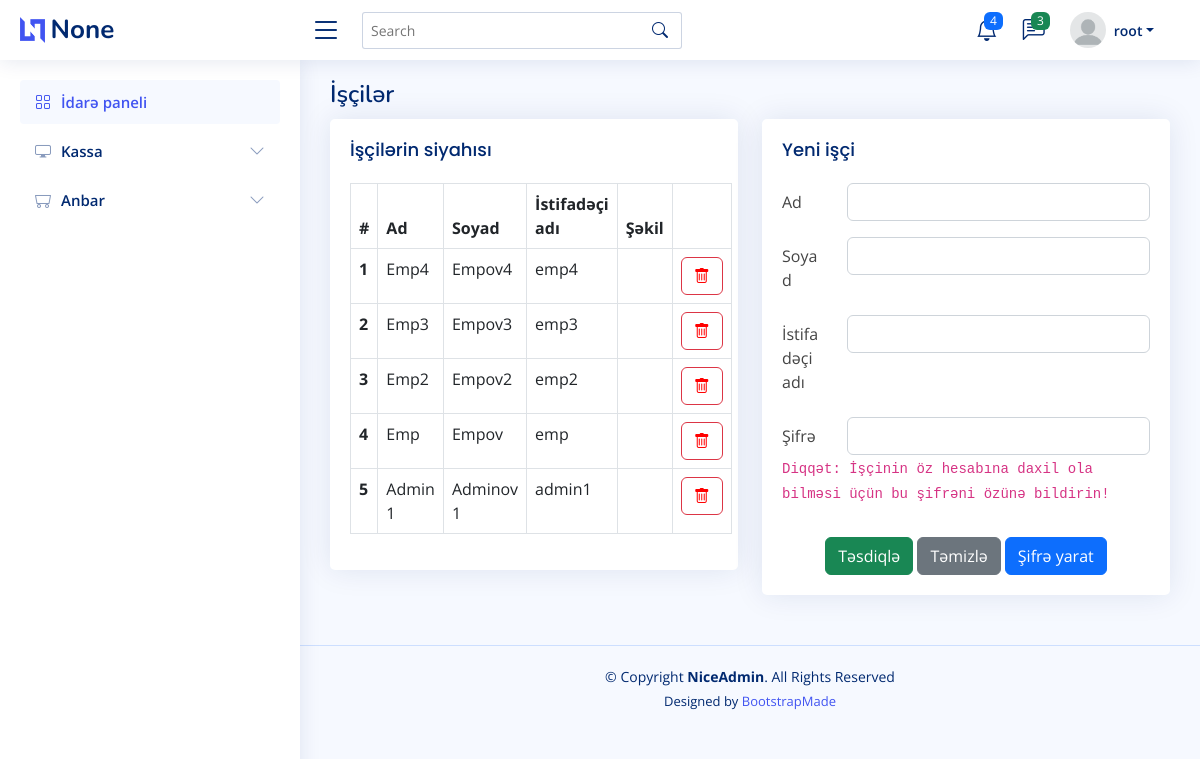
Before: /employees (signed in) with the older database file.
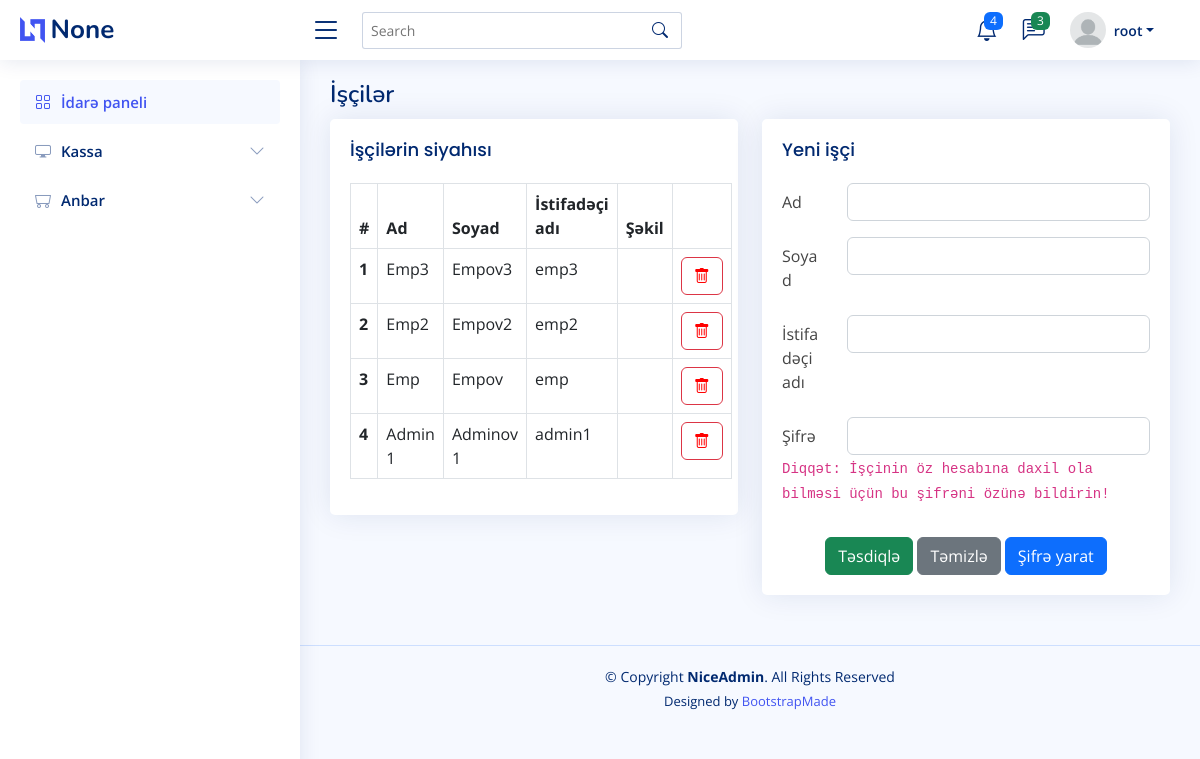
After: the same page with the newer database file.
### user/models.py (models this page shows, shortened)
class User(DateTimeLog, AbstractUser):
    profile_picture = models.ImageField(upload_to='images/user', null=True, default='images/user/profilepictures.png')
    is_manager = models.BooleanField(default=False)
    shop = models.ManyToManyField(Shop, verbose_name='Mağazalar')
    def __str__(self):
        return self.username

### pos/views.py (the view, shortened to what this page needs)
# urls.py: path('employees', views.Employee.as_view(), name='employees'),
class Employee(LoginRequiredMixin, CreateView):
    template_name = 'pos/employee.html'
    form_class = UserCreateForm
    context_object_name = 'employees'
    success_url = reverse_lazy('pos:employees')
    def get_context_data(self, **kwargs):
        context = super().get_context_data()
        context['employees'] = User.objects.filter(Q(shop=self.request.session.get('curr_shop_id'))
                                                   & ~Q(id=self.request.user.id)
                                                   & Q(is_active=True))
        return context

### user/forms.py
class UserCreateForm(UserCreationForm):
    def __init__(self, *args, **kwargs):
        super().__init__(*args, **kwargs)
        del self.fields['password2']
    class Meta:
        model = User
        fields = [
            'first_name',
            'last_name',
            'username',
            'password1',
        ]

### app/services.py (called while the page is built, shortened)
def check_user_for_create_shop(user_id):
    user = User.objects.prefetch_related('shop').filter(pk=user_id)
    if user:
        user = user[0]
        if user.is_superuser:
            return False
    return False

### templates/pos/employee.html (shortened to what the changed rows need)
{% extends 'pos/index.html' %}
{% block main %}
    <div class="pagetitle">
        <h1>İşçilər</h1>
    </div>
    <section class="section">
        <div class="row">
            <div class="col-lg-6">
                <div class="card">
                    <div class="card-body">
                        <table class="table table-bordered">
                            <thead>
                            <tr>
                                <th scope="col">#</th>
                                <th scope="col">Ad</th>
                                <th scope="col">Soyad</th>
                                <th scope="col">İstifadəçi adı</th>
                                <th scope="col">Şəkil</th>
                                <th></th>
                            </tr>
                            </thead>
                            <tbody>
                            {% for employee in employees %}
                                <tr>
                                    <th scope="row">{{ forloop.counter }}</th>
                                    <td>{{ employee.first_name }}</td>
                                    <td>{{ employee.last_name }}</td>
                                    <td class="emp_username">{{ employee.username }}</td>
                                    <td><img src="{{ employee.profile_picture.url }}" alt="Profil şəkili"
                                             class="rounded-circle w-25 h-25 p-3"></td>
                                    <td>
                                        <button class="btn btn-outline-danger" id="employee_delete_btn"
                                                data-bs-toggle="modal" data-bs-target="#delete_employee_modal"
                                                url="{% url 'pos:employee_delete' employee.id %}">
                                            <i class="bi bi-trash" style="color: red;"></i>
                                        </button>
                                    </td>
                                </tr>
                            {% empty %}
                                <tr>
                                    <td colspan="5" style="text-align: center;">Məlumat yoxdur</td>
                                </tr>
                            {% endfor %}
                            </tbody>
                        </table>
                    </div>
                </div>
            </div>
        </div>
    </section>
{% endblock %}

Changed rows visible on the page:
no longer on this page (row edited): User: first_name "Emp4", last_name "Empov4", username "emp4", profile_picture (picture)
